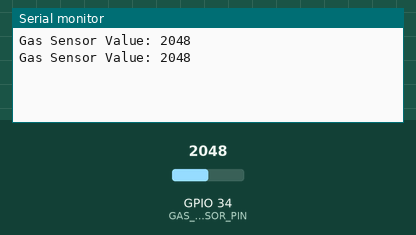
The sketch below on a simulated ESP32. On the bench: the last lines printed to the serial monitor. The inputs (shaded band) are chosen by the test bench; at power-on: GPIO 34 (GAS_SENSOR_PIN) = 2048.

Above: at 1.8 s.
1.9 s: GPIO 34 (GAS_SENSOR_PIN) set to 2866
At 2.6 s:
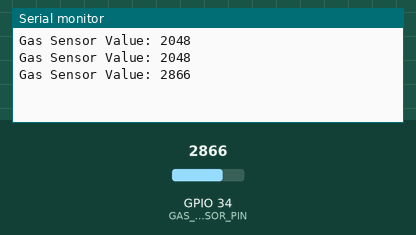
3.4 s: GPIO 34 (GAS_SENSOR_PIN) set to 3603
At 4.8 s:
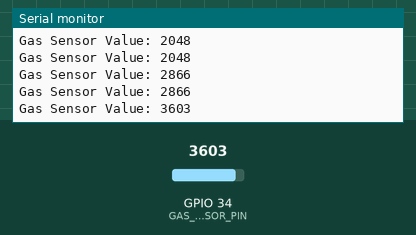
Timing chart, 0 to 6.4 s (numbered marks = the images above; inputs shaded):
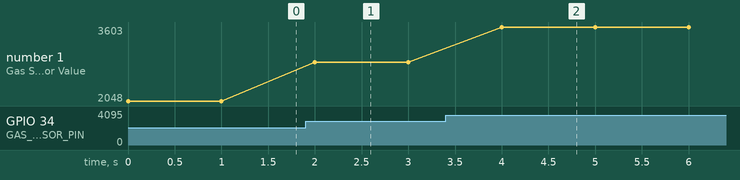

The sketch:

Gas_Sensor_Test.ino
```cpp
// Gas Sensor Test using ESP32

// Gas sensor analog output pin
#define GAS_SENSOR_PIN 34

void setup() {
  // Start Serial Monitor
  Serial.begin(115200);
}

void loop() {
  // Read the analog value from the gas sensor
  int gasValue = analogRead(GAS_SENSOR_PIN);

  // Display the gas sensor value
  Serial.print("Gas Sensor Value: ");
  Serial.println(gasValue);

  // Wait before taking the next reading
  delay(1000);
}
```

Measured:
- after the input at 1.9 s, the serial monitor: prints a new line after 0.10 s (image 1)
- after the input at 3.4 s, the serial monitor: prints a new line after 0.60 s (image 2)
- plotted number 1: 2048 → 2866 after the input at 1.9 s, 2866 → 3603 after the input at 3.4 s
